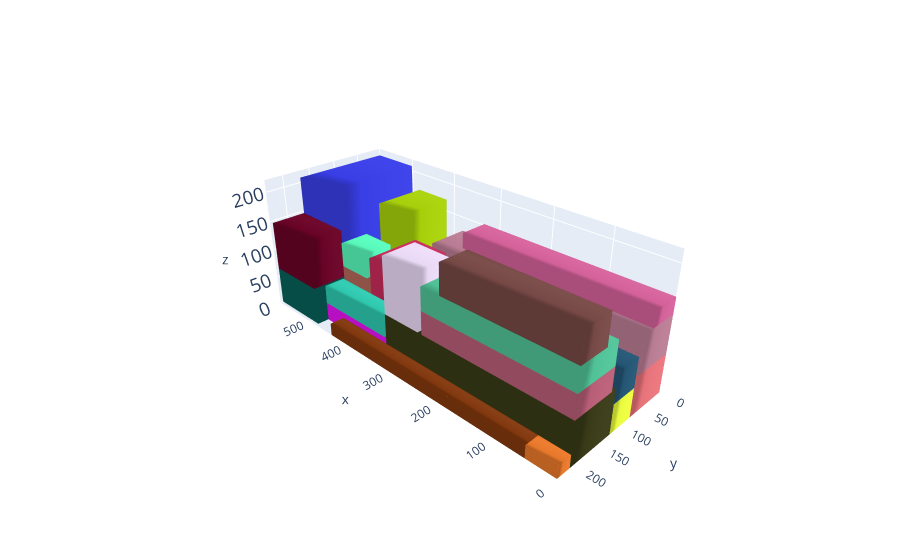

Source (notebook cell):
### Code cell
#ALPHA_CS
#BETA_LOSS
#GAMMA_NB
#DELTA_GC
#EPSILON_
#ZETA_RES
params = [4,2,1,0.05,0.05,0.2,0.2]
cont, execution_time,total_volume,TOTAL_VOLUME,DS,history_CG = MLCP_function(params=params,instance=1,weight_restriction=True, max_distance_cg=10000)
print("cont despues de ejecutar MLCP")
L = cont.l;W = cont.w; H = cont.h

box_dims = []
for aabb in cont.aabbs:
  box_dims.append([aabb.xmin,aabb.ymin,aabb.zmin,aabb.xmax,aabb.ymax,aabb.zmax])
box_dims.append([0,0,0,L,W,H])
bxplot.plot_container([L,W,H], box_dims) 
print(f'{L} {W} {H}')
print(f'L * W * H = {L * W * H}')
print(f'total_volume = {sum(total_volume)}')
print(f'TOTAL_VOLUME = {len(TOTAL_VOLUME)}')
print(f'%DS = {DS /sum(total_volume)}')
print(f'% = {sum(total_volume)/(L * W * H)}')

import matplotlib.pyplot as plt
import numpy as np

x = list(range(1, len(history_CG) + 1))
plt.plot(x, history_CG)
plt.title('centro de gravedad')

plt.show()

### Figure 1 — Plotly figure (JSON) as saved in the notebook; plotly's stock layout.template omitted (floating-point values rounded to 4 significant figures)
{"data": [{"color": "rgb(229.78436017169875,114.17520784000776,121.427816783074)", "i": [7, 0, 0, 0, 4, 4, 2, 6, 4, 0, 3, 7], "j": [3, 4, 1, 2, 5, 6, 5, 5, 0, 1, 2, 2], "k": [0, 7, 2, 3, 6, 7, 1, 2, 5, 5, 7, 6], "opacity": 1, "type": "mesh3d", "x": [0, 0, 412, 412, 0, 0, 412, 412], "y": [0, 76, 76, 0, 0, 76, 76, 0], "z": [0, 0, 0, 0, 64, 64, 64, 64]}, {"color": "rgb(229.81104484813815,118.9080248413575,42.008540674777386)", "i": [7, 0, 0, 0, 4, 4, 2, 6, 4, 0, 3, 7], "j": [3, 4, 1, 2, 5, 6, 5, 5, 0, 1, 2, 2], "k": [0, 7, 2, 3, 6, 7, 1, 2, 5, 5, 7, 6], "opacity": 1, "type": "mesh3d", "x": [0, 0, 49, 49, 0, 0, 49, 49], "y": [208, 233, 233, 208, 208, 233, 233, 208], "z": [0, 0, 0, 0, 21, 21, 21, 21]}, {"color": "rgb(6.314536753805744,96.08444387570637,88.03340424703596)", "i": [7, 0, 0, 0, 4, 4, 2, 6, 4, 0, 3, 7], "j": [3, 4, 1, 2, 5, 6, 5, 5, 0, 1, 2, 2], "k": [0, 7, 2, 3, 6, 7, 1, 2, 5, 5, 7, 6], "opacity": 1, "type": "mesh3d", "x": [484, 484, 587, 587, 484, 484, 587, 587], "y": [0, 228, 228, 0, 0, 228, 228, 0], "z": [0, 0, 0, 0, 64, 64, 64, 64]}, {"color": "rgb(56.426047392162495,58.54158126252213,23.435347444313983)", "i": [7, 0, 0, 0, 4, 4, 2, 6, 4, 0, 3, 7], "j": [3, 4, 1, 2, 5, 6, 5, 5, 0, 1, 2, 2], "k": [0, 7, 2, 3, 6, 7, 1, 2, 5, 5, 7, 6], "opacity": 1, "type": "mesh3d", "x": [0, 0, 336, 336, 0, 0, 336, 336], "y": [123, 208, 208, 123, 123, 208, 208, 123], "z": [0, 0, 0, 0, 72, 72, 72, 72]}, {"color": "rgb(129.6031842875045,55.76805167312714,14.01562292731423)", "i": [7, 0, 0, 0, 4, 4, 2, 6, 4, 0, 3, 7], "j": [3, 4, 1, 2, 5, 6, 5, 5, 0, 1, 2, 2], "k": [0, 7, 2, 3, 6, 7, 1, 2, 5, 5, 7, 6], "opacity": 1, "type": "mesh3d", "x": [49, 49, 441, 441, 49, 49, 441, 441], "y": [208, 233, 233, 208, 208, 233, 233, 208], "z": [0, 0, 0, 0, 21, 21, 21, 21]}, {"color": "rgb(232.89954582206127,249.5606253294208,61.52232996350917)", "i": [7, 0, 0, 0, 4, 4, 2, 6, 4, 0, 3, 7], "j": [3, 4, 1, 2, 5, 6, 5, 5, 0, 1, 2, 2], "k": [0, 7, 2, 3, 6, 7, 1, 2, 5, 5, 7, 6], "opacity": 1, "type": "mesh3d", "x": [0, 0, 284, 284, 0, 0, 284, 284], "y": [76, 123, 123, 76, 76, 123, 123, 76], "z": [0, 0, 0, 0, 48, 48, 48, 48]}, {"color": "rgb(179.07786618575,102.30248091987151,88.04216800733137)", "i": [7, 0, 0, 0, 4, 4, 2, 6, 4, 0, 3, 7], "j": [3, 4, 1, 2, 5, 6, 5, 5, 0, 1, 2, 2], "k": [0, 7, 2, 3, 6, 7, 1, 2, 5, 5, 7, 6], "opacity": 1, "type": "mesh3d", "x": [412, 412, 484, 484, 412, 412, 484, 484], "y": [0, 170, 170, 0, 0, 170, 170, 0], "z": [0, 0, 0, 0, 84, 84, 84, 84]}, {"color": "rgb(228.12714346204032,19.31181456370868,242.89050284513053)", "i": [7, 0, 0, 0, 4, 4, 2, 6, 4, 0, 3, 7], "j": [3, 4, 1, 2, 5, 6, 5, 5, 0, 1, 2, 2], "k": [0, 7, 2, 3, 6, 7, 1, 2, 5, 5, 7, 6], "opacity": 1, "type": "mesh3d", "x": [340, 340, 484, 484, 340, 340, 484, 484], "y": [172, 208, 208, 172, 172, 208, 208, 172], "z": [0, 0, 0, 0, 31, 31, 31, 31]}, {"color": "rgb(243.57709800177685,199.78647927104862,139.86597057973083)", "i": [7, 0, 0, 0, 4, 4, 2, 6, 4, 0, 3, 7], "j": [3, 4, 1, 2, 5, 6, 5, 5, 0, 1, 2, 2], "k": [0, 7, 2, 3, 6, 7, 1, 2, 5, 5, 7, 6], "opacity": 1, "type": "mesh3d", "x": [342, 342, 412, 412, 342, 342, 412, 412], "y": [77, 172, 172, 77, 77, 172, 172, 77], "z": [0, 0, 0, 0, 62, 62, 62, 62]}, {"color": "rgb(133.20291959847552,100.26517559749273,187.11575049367607)", "i": [7, 0, 0, 0, 4, 4, 2, 6, 4, 0, 3, 7], "j": [3, 4, 1, 2, 5, 6, 5, 5, 0, 1, 2, 2], "k": [0, 7, 2, 3, 6, 7, 1, 2, 5, 5, 7, 6], "opacity": 1, "type": "mesh3d", "x": [294, 294, 342, 342, 294, 294, 342, 342], "y": [76, 123, 123, 76, 76, 123, 123, 76], "z": [0, 0, 0, 0, 71, 71, 71, 71]}, {"color": "rgb(46.79692970048407,199.70635475179503,174.54826920210473)", "i": [7, 0, 0, 0, 4, 4, 2, 6, 4, 0, 3, 7], "j": [3, 4, 1, 2, 5, 6, 5, 5, 0, 1, 2, 2], "k": [0, 7, 2, 3, 6, 7, 1, 2, 5, 5, 7, 6], "opacity": 1, "type": "mesh3d", "x": [340, 340, 484, 484, 340, 340, 484, 484], "y": [172, 208, 208, 172, 172, 208, 208, 172], "z": [31, 31, 31, 31, 62, 62, 62, 62]}, {"color": "rgb(35.50589843284141,84.7851805199193,114.9430411906666)", "i": [7, 0, 0, 0, 4, 4, 2, 6, 4, 0, 3, 7], "j": [3, 4, 1, 2, 5, 6, 5, 5, 0, 1, 2, 2], "k": [0, 7, 2, 3, 6, 7, 1, 2, 5, 5, 7, 6], "opacity": 1, "type": "mesh3d", "x": [0, 0, 284, 284, 0, 0, 284, 284], "y": [76, 123, 123, 76, 76, 123, 123, 76], "z": [48, 48, 48, 48, 96, 96, 96, 96]}, {"color": "rgb(199.30220951768914,42.92879909736598,90.60890883117612)", "i": [7, 0, 0, 0, 4, 4, 2, 6, 4, 0, 3, 7], "j": [3, 4, 1, 2, 5, 6, 5, 5, 0, 1, 2, 2], "k": [0, 7, 2, 3, 6, 7, 1, 2, 5, 5, 7, 6], "opacity": 1, "type": "mesh3d", "x": [342, 342, 412, 412, 342, 342, 412, 412], "y": [77, 172, 172, 77, 77, 172, 172, 77], "z": [62, 62, 62, 62, 124, 124, 124, 124]}, {"color": "rgb(56.3234133180486,62.42163571937355,228.44676275368087)", "i": [7, 0, 0, 0, 4, 4, 2, 6, 4, 0, 3, 7], "j": [3, 4, 1, 2, 5, 6, 5, 5, 0, 1, 2, 2], "k": [0, 7, 2, 3, 6, 7, 1, 2, 5, 5, 7, 6], "opacity": 1, "type": "mesh3d", "x": [502, 502, 587, 587, 502, 502, 587, 587], "y": [0, 168, 168, 0, 0, 168, 168, 0], "z": [64, 64, 64, 64, 208, 208, 208, 208]}, {"color": "rgb(183.58274802721624,124.20766468692696,146.23559176458014)", "i": [7, 0, 0, 0, 4, 4, 2, 6, 4, 0, 3, 7], "j": [3, 4, 1, 2, 5, 6, 5, 5, 0, 1, 2, 2], "k": [0, 7, 2, 3, 6, 7, 1, 2, 5, 5, 7, 6], "opacity": 1, "type": "mesh3d", "x": [0, 0, 380, 380, 0, 0, 380, 380], "y": [0, 70, 70, 0, 0, 70, 70, 0], "z": [64, 64, 64, 64, 126, 126, 126, 126]}, {"color": "rgb(104.69649445156765,3.4591046687814058,38.81380808244287)", "i": [7, 0, 0, 0, 4, 4, 2, 6, 4, 0, 3, 7], "j": [3, 4, 1, 2, 5, 6, 5, 5, 0, 1, 2, 2], "k": [0, 7, 2, 3, 6, 7, 1, 2, 5, 5, 7, 6], "opacity": 1, "type": "mesh3d", "x": [485, 485, 587, 587, 485, 485, 587, 587], "y": [168, 228, 228, 168, 168, 228, 228, 168], "z": [64, 64, 64, 64, 146, 146, 146, 146]}, {"color": "rgb(183.08038967293157,93.16250587552388,118.03570091241858)", "i": [7, 0, 0, 0, 4, 4, 2, 6, 4, 0, 3, 7], "j": [3, 4, 1, 2, 5, 6, 5, 5, 0, 1, 2, 2], "k": [0, 7, 2, 3, 6, 7, 1, 2, 5, 5, 7, 6], "opacity": 1, "type": "mesh3d", "x": [0, 0, 258, 258, 0, 0, 258, 258], "y": [132, 208, 208, 132, 132, 208, 208, 132], "z": [72, 72, 72, 72, 110, 110, 110, 110]}, {"color": "rgb(232.9485237402498,216.39242239619483,243.87400886784948)", "i": [7, 0, 0, 0, 4, 4, 2, 6, 4, 0, 3, 7], "j": [3, 4, 1, 2, 5, 6, 5, 5, 0, 1, 2, 2], "k": [0, 7, 2, 3, 6, 7, 1, 2, 5, 5, 7, 6], "opacity": 1, "type": "mesh3d", "x": [266, 266, 336, 336, 266, 266, 336, 336], "y": [146, 208, 208, 146, 146, 208, 208, 146], "z": [72, 72, 72, 72, 167, 167, 167, 167]}, {"color": "rgb(166.60542751971872,207.08193238067386,10.454296454869237)", "i": [7, 0, 0, 0, 4, 4, 2, 6, 4, 0, 3, 7], "j": [3, 4, 1, 2, 5, 6, 5, 5, 0, 1, 2, 2], "k": [0, 7, 2, 3, 6, 7, 1, 2, 5, 5, 7, 6], "opacity": 1, "type": "mesh3d", "x": [418, 418, 484, 484, 418, 418, 484, 484], "y": [0, 90, 90, 0, 0, 90, 90, 0], "z": [84, 84, 84, 84, 170, 170, 170, 170]}, {"color": "rgb(87.79780344804287,246.59145702960697,185.95275408588478)", "i": [7, 0, 0, 0, 4, 4, 2, 6, 4, 0, 3, 7], "j": [3, 4, 1, 2, 5, 6, 5, 5, 0, 1, 2, 2], "k": [0, 7, 2, 3, 6, 7, 1, 2, 5, 5, 7, 6], "opacity": 1, "type": "mesh3d", "x": [424, 424, 484, 484, 424, 424, 484, 484], "y": [119, 170, 170, 119, 119, 170, 170, 119], "z": [84, 84, 84, 84, 125, 125, 125, 125]}, {"color": "rgb(80.06616580374474,192.63008491345678,150.15860152721925)", "i": [7, 0, 0, 0, 4, 4, 2, 6, 4, 0, 3, 7], "j": [3, 4, 1, 2, 5, 6, 5, 5, 0, 1, 2, 2], "k": [0, 7, 2, 3, 6, 7, 1, 2, 5, 5, 7, 6], "opacity": 1, "type": "mesh3d", "x": [0, 0, 258, 258, 0, 0, 258, 258], "y": [132, 208, 208, 132, 132, 208, 208, 132], "z": [110, 110, 110, 110, 148, 148, 148, 148]}, {"color": "rgb(210.84975371280095,96.65597524237263,153.54584926193067)", "i": [7, 0, 0, 0, 4, 4, 2, 6, 4, 0, 3, 7], "j": [3, 4, 1, 2, 5, 6, 5, 5, 0, 1, 2, 2], "k": [0, 7, 2, 3, 6, 7, 1, 2, 5, 5, 7, 6], "opacity": 1, "type": "mesh3d", "x": [0, 0, 333, 333, 0, 0, 333, 333], "y": [0, 49, 49, 0, 0, 49, 49, 0], "z": [126, 126, 126, 126, 152, 152, 152, 152]}, {"color": "rgb(117.4525789001101,72.51776177559154,69.23224425543432)", "i": [7, 0, 0, 0, 4, 4, 2, 6, 4, 0, 3, 7], "j": [3, 4, 1, 2, 5, 6, 5, 5, 0, 1, 2, 2], "k": [0, 7, 2, 3, 6, 7, 1, 2, 5, 5, 7, 6], "opacity": 1, "type": "mesh3d", "x": [0, 0, 222, 222, 0, 0, 222, 222], "y": [156, 208, 208, 156, 156, 208, 208, 156], "z": [148, 148, 148, 148, 197, 197, 197, 197]}, {"color": "rgb(160.88835635354454,144.48006724223347,191.6613010941078)", "i": [7, 0, 0, 0, 4, 4, 2, 6, 4, 0, 3, 7], "j": [3, 4, 1, 2, 5, 6, 5, 5, 0, 1, 2, 2], "k": [0, 7, 2, 3, 6, 7, 1, 2, 5, 5, 7, 6], "opacity": 0, "type": "mesh3d", "x": [0, 0, 587, 587, 0, 0, 587, 587], "y": [0, 233, 233, 0, 0, 233, 233, 0], "z": [0, 0, 0, 0, 220, 220, 220, 220]}], "layout": {"autosize": false, "margin": {"b": 0, "l": 0, "r": 0, "t": 0}, "paper_bgcolor": "rgba(0,0,0,0)", "scene": {"camera": {"center": {"x": 0, "y": 0, "z": 0}, "eye": {"x": -2, "y": 2, "z": 1.5}, "up": {"x": 0, "y": 0, "z": 1}}, "xaxis": {"nticks": 10, "range": [0, 587], "showspikes": false}, "yaxis": {"nticks": 5, "range": [0, 233], "showspikes": false}, "zaxis": {"nticks": 5, "range": [0, 220], "tickfont": {"size": 15}}}}}
